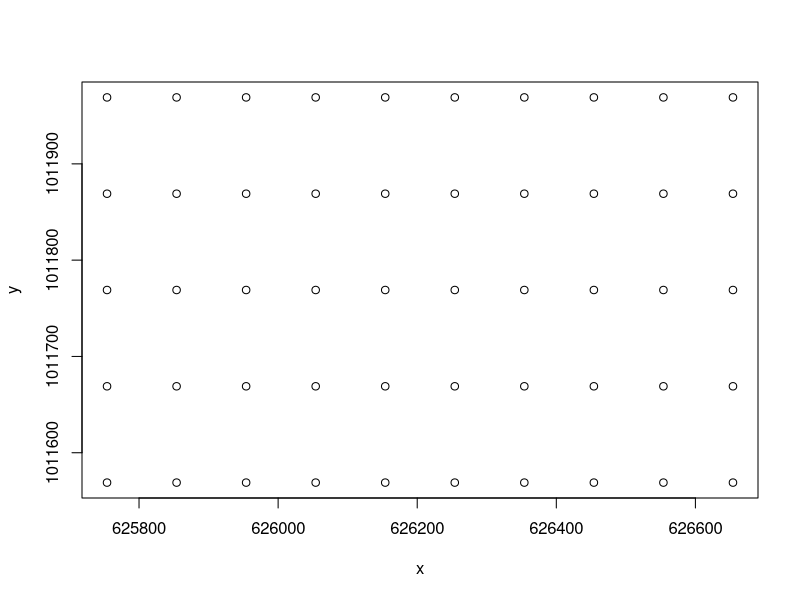
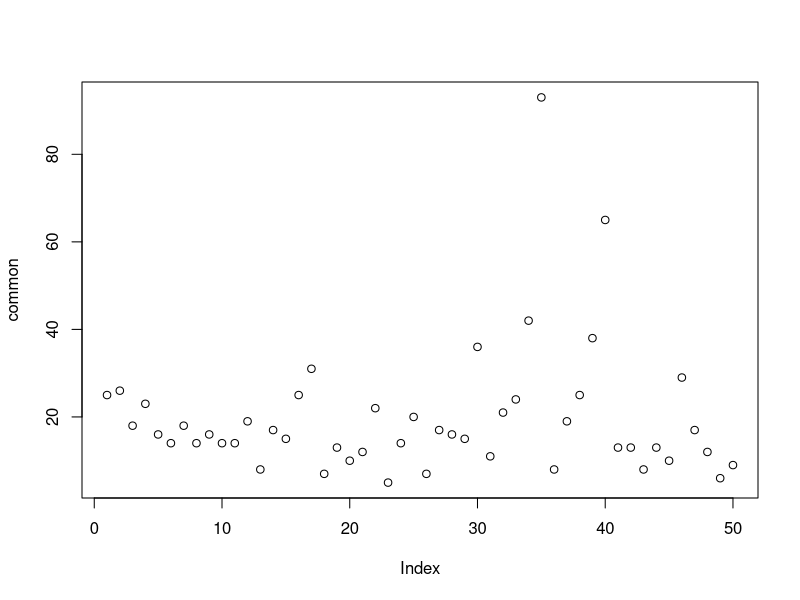
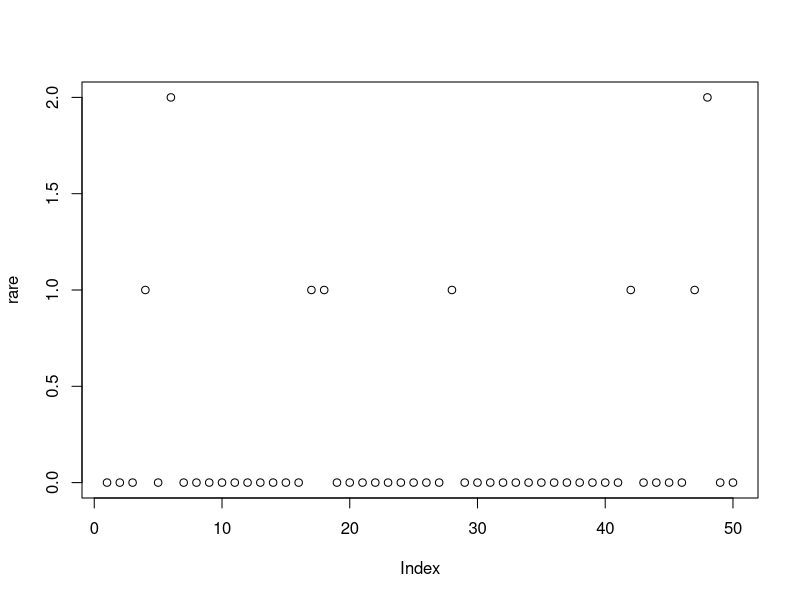
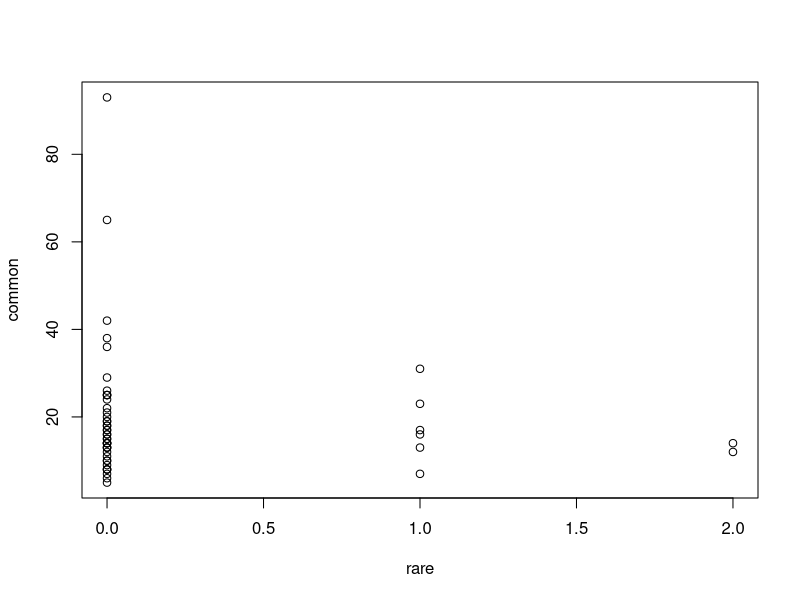
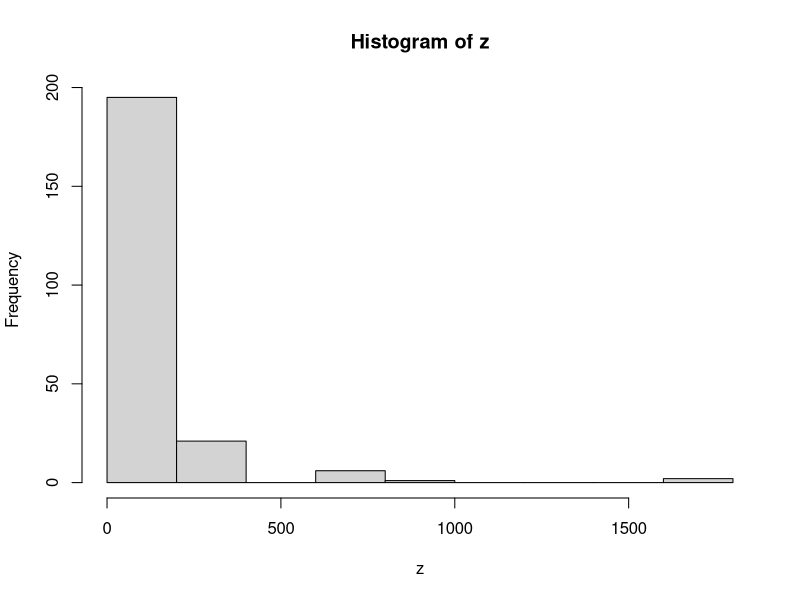
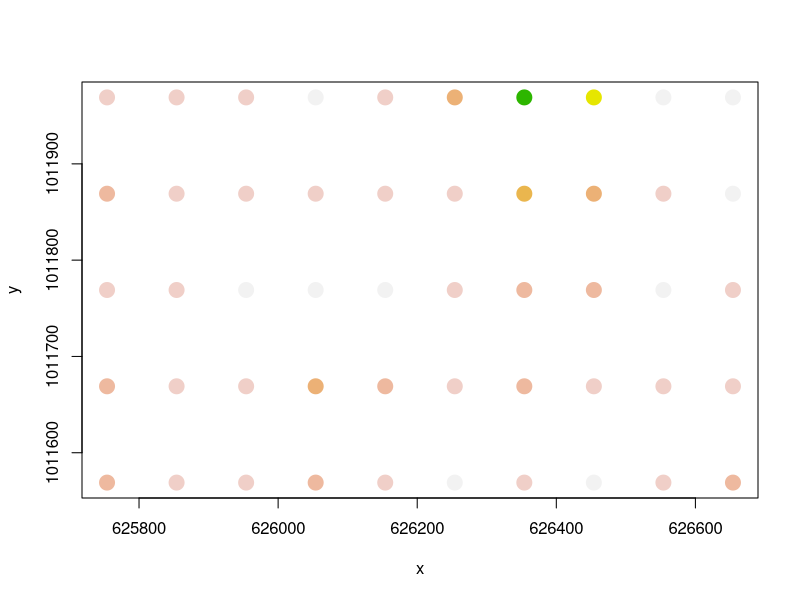
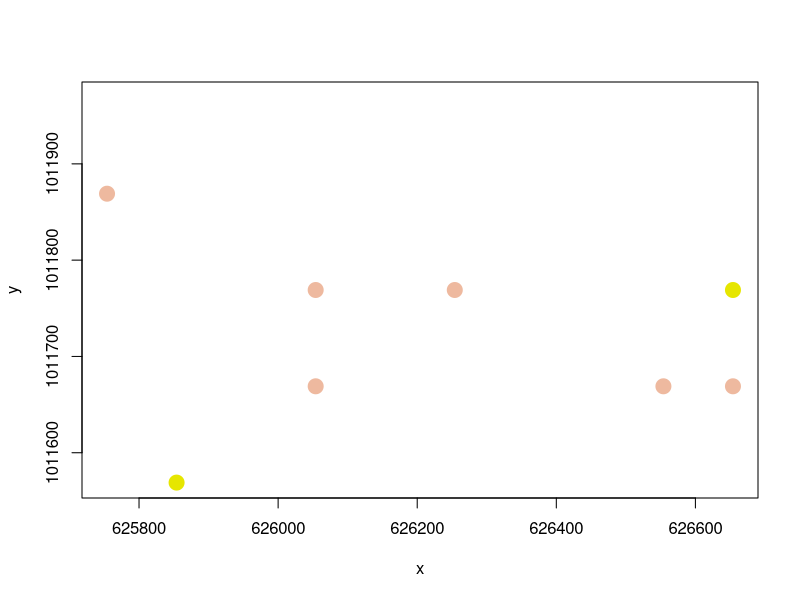
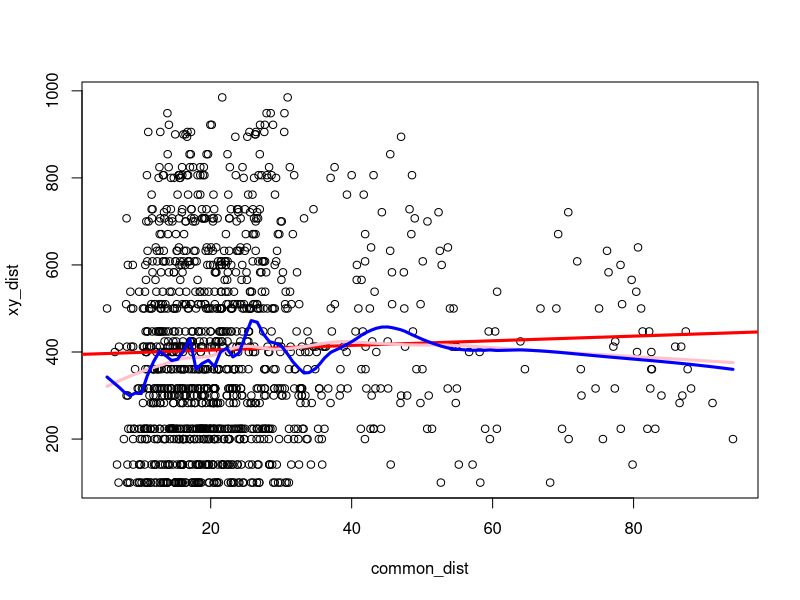

Source code (R) for these figures, in order: (Note: this script raises an error after producing the figures.)
#Assignement 5: Spatial Modeling
#Jeff Good
#2/11/2020

library(vegan)
library(nlme)
data("BCI")
BCI_xy = data.frame(x = rep(seq(625754, 626654, by=100), each=5), 
                    y = rep(seq(1011569,  1011969, by=100), len=50))

#1. Evidence of spatial dependence:

plot(BCI_xy) 
head(BCI)
summary(BCI)
#BCI is abundance of species
#BCI_xy is cooridnates
#Common: coloumn 11: Alseis
#Rare: coloumn 225: Zuelania 
#Common and rare determined by approximate and relative presence by site
common <- BCI[,11]
rare <- BCI[,225]
plot(common)
plot(rare)
plot(common~rare)#need to integrate the coordiantes with the abundance
?colSums()
z <- colSums(BCI, na.rm = FALSE, dims = 1)
hist(z)# super skewed

col_brks = hist(common, plot = F)$breaks
col_indices = as.numeric(cut(common, col_brks))
cols = rev(terrain.colors(length(col_brks)))
plot(BCI_xy, cex=2, pch=19, col = cols[col_indices])

col_brks = hist(rare, plot = F)$breaks
col_indices = as.numeric(cut(rare, col_brks))
cols = rev(terrain.colors(length(col_brks)))
plot(BCI_xy, cex=2, pch=19, col = cols[col_indices])
#?? - Function example to do this for both rare and Common?)

common_dist <- dist(BCI[ ,common])
rare_dist <- dist(BCI[ , rare])
xy_dist <- dist(BCI_xy)
max_dist <- max(xy_dist) / 2

plot(xy_dist ~ common_dist)
abline(lm(xy_dist ~ common_dist), lwd=3, col='red')
lines(lowess(xy_dist ~ common_dist), lwd=3, col='pink')
lines(lowess(xy_dist ~ common_dist, f=0.1), lwd=3, col='blue')
abline(v = max_dist, col='red', lwd=3, lty=2)
#?? sometimes the line (abline = vmax) doesnt show up

plot(xy_dist ~ rare_dist)
abline(lm(xy_dist ~ rare_dist), lwd=3, col='red')
lines(lowess(xy_dist ~ rare_dist), lwd=3, col='pink')
lines(lowess(xy_dist ~ rare_dist, f=0.1), lwd=3, col='blue')
abline(v = max_dist, col='red', lwd=3, lty=2)

mantel(xy_dist, common_dist)
#The common species, Alseis sp., has a slight positive correlation 
#with abundance and spatial distance whereas the rare species, Zuelania, 
#exhibited a slightly negative correlation.


#2. 
#Drypetes standleyi
#Model 1. ds against single species predictor value
#Model 2. ds against all species
sp_ids = c("Cordia.lasiocalyx", "Hirtella.triandra",
           "Picramnia.latifolia", "Quassia.amara",
           "Tabernaemontana.arborea", "Trattinnickia.aspera", 
           "Xylopia.macrantha")
df <- data.frame(BCI, BCI_xy)
single <- as.formula(paste("Drypetes.standleyi ~ ",
                           paste(sp_ids[1], collapse= "+")))
all <- as.formula(paste("Drypetes.standleyi ~ ",
                         paste(sp_ids, collapse= "+")))
model1 <- gls(single, data=df)
model2 <- gls(all, data=df)

plot(Variogram(model1, form = ~ x + y))
plot(Variogram(model1, resType='normalized'))
plot(Variogram(model2, form = ~ x + y))
plot(Variogram(model2, resType = 'normalized'))
summary(model1)
summary(model2)

#exp
model1_exp <- update(model1, corr = corExp(form = ~ x+y))
plot(Variogram(model1_exp, maxDist = max_dist))
plot(Variogram(model1_exp, resType='normalized', maxDist = max_dist))
#normally distributed
model2_exp <- update(model2, corr = corExp(form = ~ x+y))
plot(Variogram(model2_exp, maxDist = max_dist))
plot(Variogram(model2_exp, resType = 'normalized', maxDist = max_dist))
#normally distributed 
summary(model1_exp)
summary(model2_exp)

#with nugget
model1_exp_nug <- update(model1_exp, corr = corExp(form = ~ x + y, nugget = T))
plot(Variogram(model1_exp_nug, maxDist = max_dist)) #much better fit
model2_exp_nug <- update(model2_exp, corr = corExp(form = ~ x + y, nugget = T))
plot(Variogram(model2_exp_nug, maxDist = max_dist))# not so good of a fit
plot(Variogram(model2_exp_nug, resType = 'n', maxDist = max_dist))
summary(model1_exp_nug)
summary(model2_exp_nug)

#Spherical 
model1_sph <- update(model1, corr = corSpher(form = ~x + y))
model2_sph <- update(model2, corr = corSpher(form = ~x + y))
plot(Variogram(model1_sph, maxDist = max_dist))# Sucks
plot(Variogram(model1_sph, resType = 'normalized', maxDist = max_dist))
#That ones better
plot(Variogram(model2_sph, maxDist = max_dist))
plot(Variogram(model2_sph, resType = 'normalized', maxDist = max_dist))

#Gaussian
model1_gau <- update(model1, corr = corGaus(form = ~x + y))
model2_gau <- update(model2, corr = corGaus(form = ~x + y))
plot(Variogram(model1_gau, maxDist = max_dist))
plot(Variogram(model1_gau, resType = 'normalized', maxDist = max_dist))#maybe
plot(Variogram(model2_gau, maxDist = max_dist))
plot(Variogram(model2_gau, resType = 'normalized', maxDist = max_dist))#not as
#spherical

#As suggested in question 2?
anova(model1, model1_exp, model1_sph, model1_gau)
anova(model2, model2_exp, model2_sph, model1_gau)
#? not working due to forms not being two sided? 

#suggested:
?nlme::gls(model1~model2)

summary(model1)
summary(model2)

summary(model1_exp)
summary(model2_exp)

summary(model1_exp_nug)
summary(model2_exp_nug)

summary(model1_sph)
summary(model2_sph)

summary(model1_gau)
summary(model2_gau)

#By including spatial error terms, the single species comparison 
#had a farily large impact on the coefficents of the model as seen
#from the very different outputs between the two graphs respective of 
#their data input. Normalized models were usually better fitted to than others
#but spherical spatial models were best in representing the spatial comparisons.

#ANOVA not working? Why is my 'form' not a two-sided fromula?

#Adding a spatial error term should have influenced the models because
#some of the species actually were seen to be spatially distributed as seen 
#in part one of the assignment.  If these species were included
#in the modeling, their spatial structure would have lowered the error between
#the two models.









